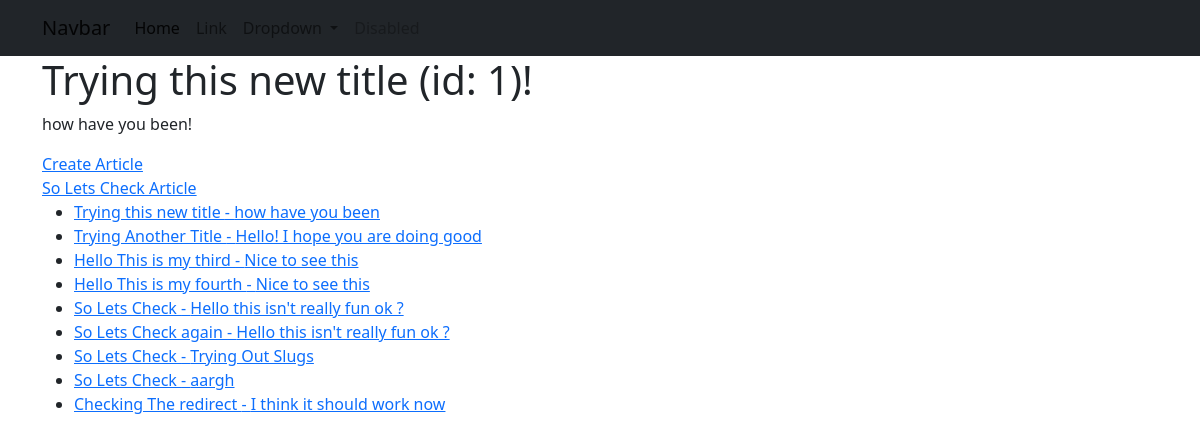
The page / on the database its author committed.
### articles/models.py (models this page shows, shortened)
class Article(models.Model):
    user=models.ForeignKey(User,blank=True,null=True,on_delete=models.SET_NULL)
    title = models.CharField(max_length=120)
    slug = models.SlugField(unique=True,blank=True,null=True)
    content = models.TextField()
    timestamp = models.DateTimeField(auto_now_add=True)
    updated = models.DateTimeField(auto_now=True)
    publish = models.DateField(auto_now_add=False,auto_now=False,default=timezone.now)
    objects= ArticleManager()
    def get_absolute_url(self):
        return reverse("articles:detail", kwargs={"slug": self.slug})

### trydjango/views.py (the view)
# urls.py: path('', home_view), # index / home / root
def home_view(request, *args, **kwargs):
    name = "Justin" # hard coded
    random_id = random.randint(1, 4) # pseudo random
    article_obj = Article.objects.all().first()
    article_queryset = Article.objects.all()
    context = {
        "object_list": article_queryset,
        "object": article_obj,
    }
    HTML_STRING = render_to_string("home-view.html", context=context)
    return HttpResponse(HTML_STRING)

### articles/models.py (called while the page is built)
    def get_queryset(self):
        return ArticleQuerySet(self.model, using=self._db)

### templates/home-view.html
{% extends "base.html" %}
{% block content %}
<h1>{{ object.title }} (id: {{ object.id }})!</h1>
<p>{{ object.content }}!</p>
<a href='{% url "articles:create" %}'> Create Article</a><br>
<a href='{% url "articles:detail" slug="so-lets-check" %}'> So Lets Check Article </a>
<ul>
    {% for x in object_list %}
        {% if x.title %}
            <li><a href='{{x.get_absolute_url}}'>{{ x.title }} - {{ x.content }}</a></li>
        {% endif %}
    {% endfor %}
</ul>
{% endblock content %}

### templates/base.html (shortened to what this page needs)
{% load static %}
<!DOCTYPE html>
<html>
    <head>
        <link href="https://cdn.jsdelivr.net/npm/bootstrap@5.2.0/dist/css/bootstrap.min.css" rel="stylesheet">
        <link rel="stylesheet" href='{% static "recipes/recipes-htmx.css" %}' />
    </head>
    <body>
        {% include 'base/navbar.html' %}
        <div class="container">
            {% block content %}{% endblock content %}
        </div>
    </body>
</html>

### templates/base/navbar.html (shortened to what this page needs)
<nav class="navbar navbar-expand-lg navbar-light bg-dark">
    <div class="container">
      <a class="navbar-brand" href="#">Navbar</a>
      <div class="collapse navbar-collapse" id="navbarSupportedContent">
        <ul class="navbar-nav me-auto mb-2 mb-lg-0">
          <li class="nav-item">
            <a class="nav-link active" aria-current="page" href="#">Home</a>
          </li>
          <li class="nav-item">
            <a class="nav-link" href="#">Link</a>
          </li>
          <li class="nav-item dropdown">
            <a class="nav-link dropdown-toggle" href="#" id="navbarDropdown" role="button" data-bs-toggle="dropdown" aria-expanded="false">
              Dropdown
            </a>
          </li>
          <li class="nav-item">
            <a class="nav-link disabled">Disabled</a>
          </li>
        </ul>
      </div>
    </div>
  </nav>

### rows shown on the page
Article: title "Trying this new title", id "1", content "how have you been"
Article: title "Trying Another Title", content "Hello! I hope you are doing good"
Article: title "Hello This is my third", content "Nice to see this"
Article: title "Hello This is my fourth", content "Nice to see this"
Article: title "So Lets Check", content "Hello this isn't really fun ok ?"
Article: title "So Lets Check again", content "Hello this isn't really fun ok ?"
Article: title "So Lets Check", content "Trying Out Slugs"
Article: title "So Lets Check", content "aargh"
Article: title "Checking The redirect", content "I think it should work now"
